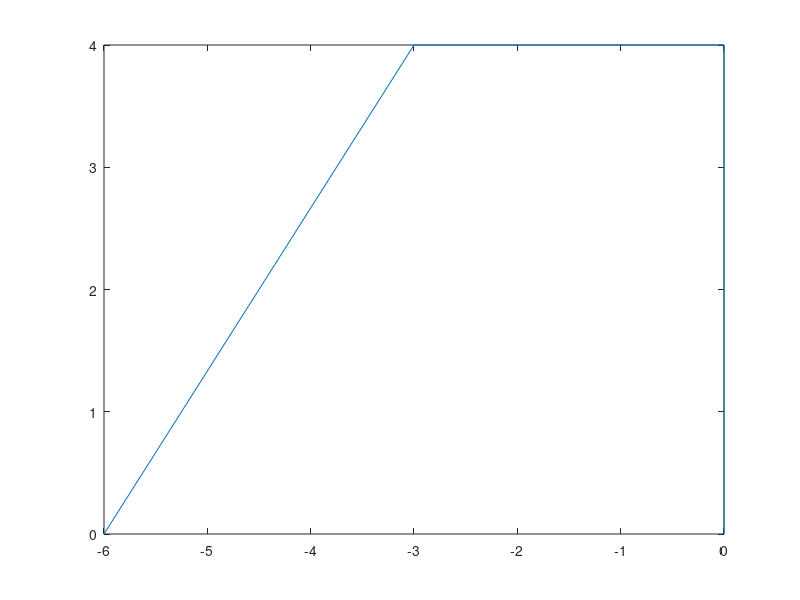

Write the MATLAB code that produced this figure.
close all;
clear all;
clc;

%Consider the truss structure in Fig. 1. The truss members are made out
%of steel with an elastic modulus of E = 210 GPa and the cross-sectional 
%area of the members is 19.5 cm2. The truss is simply supported and loaded as 
%indicated in the figure. Address the following prompts. 

%% Part a

% In MATLAB, determine the stiffness matrices for each element and the global stiffness matrix. Use the
% node ordering given in the figure with the origin at the node (1). Display the traces of all stiffness
% matrices (element and global) and clearly indicate which is which in the output (use the element
% numbers indicated in the figure).

% DOF = 2*4;
% E= 210 * 10^6;
% A= 19.5 * 10^(-4);
% L1= 
% 
% % Assembling local stiffness matrix
% % node 1
% 
% k1= (A*E)/L1
% K1= k1 * ()

nodes(1,:)=[0 0]
nodes(2,:)=[0 4]
nodes(3,:)=[-3 4]
nodes(4,:)=[-6 0]

plot(nodes(:,1),nodes(:,2))


